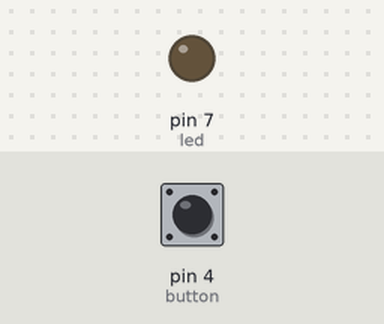
Simulated run of this sketch. Board: Arduino Uno, built with avr-gcc and run on an emulated ATmega328P. Shown: output pins drawn as LEDs (lit = HIGH). Dashed ring = blinking. The inputs (shaded band) are chosen by the test bench; at power-on: pin 4 (button) HIGH.

Above: at 1.2 s.
1.3 s: pin 4 (button) pulled LOW for 1 s
At 2.6 s:
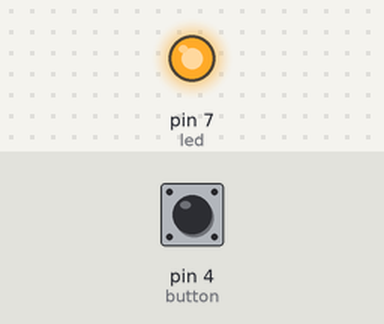
4.3 s: pin 4 (button) pulled LOW for 0.15 s
At 5.5 s:
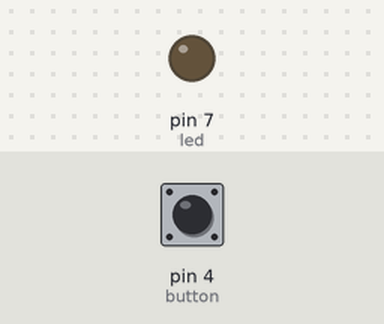
5.9 s: pin 4 (button) pulled LOW for 3.2 s
At 6.05 s:
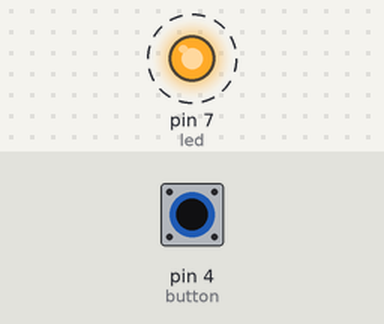
Timing chart, 0 to 10.5 s (numbered marks = the images above; inputs shaded):
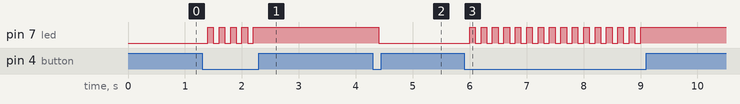

The sketch:

ex02_digital_input_ext01.ino
```cpp
//Press once to switch led state.
byte led = 7;
byte button = 4;

boolean btnState = false;

void setup() {
  pinMode(led, OUTPUT);
  pinMode(button, INPUT_PULLUP);
}

void loop() {
  if(digitalRead(button) == LOW){
    delay(100);   //debounce
    if(digitalRead(button) == LOW){
      btnState = !btnState;
      digitalWrite(led, btnState);
    }
  }
}
```

Measured:
- after the input at 1.3 s, pin 7 (led): alternates HIGH for 0.10 s and LOW for 0.10 s, 9 changes in all, then stays HIGH, starting after 0.10 s
- after the input at 4.3 s, pin 7 (led): HIGH → LOW after 0.10 s
- after the input at 5.9 s, pin 7 (led): alternates HIGH for 0.10 s and LOW for 0.10 s, 31 changes in all, then stays HIGH, starting after 0.10 s
